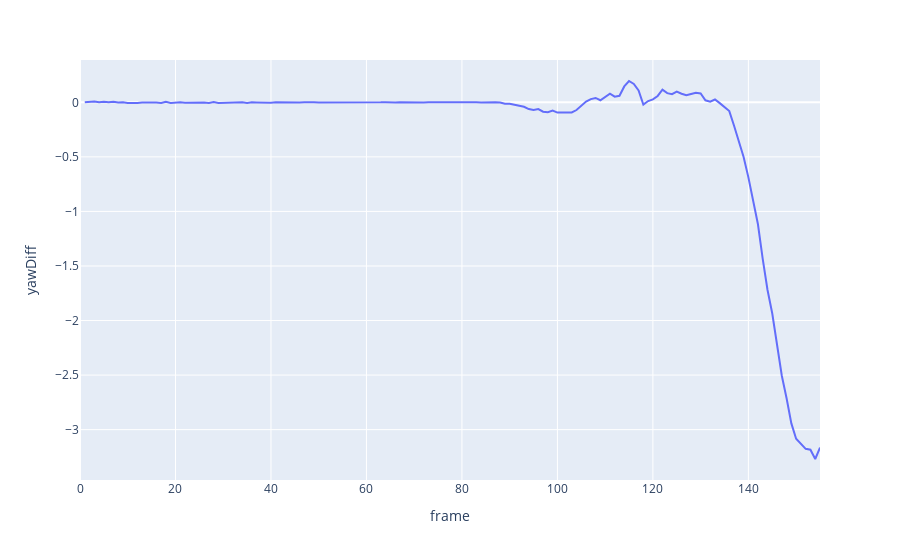

The code cell stored with this chart in its notebook:
### Code cell
px.line(dfEgo, x = "frame", y= "yawDiff")

### Figure 1 — Plotly figure (JSON) as saved in the notebook; plotly's stock layout.template omitted (floating-point values rounded to 4 significant figures; data arrays with more than 128 entries replaced by an {"elided": "..."} marker saying what was removed)
{"data": [{"hovertemplate": "frame=%{x}<br>yawDiff=%{y}<extra></extra>", "legendgroup": "", "line": {"color": "#636efa", "dash": "solid"}, "marker": {"symbol": "circle"}, "mode": "lines", "name": "", "orientation": "v", "showlegend": false, "type": "scatter", "x": {"elided": "156 int values"}, "xaxis": "x", "y": {"elided": "156 float values"}, "yaxis": "y"}], "layout": {"legend": {"tracegroupgap": 0}, "margin": {"t": 60}, "xaxis": {"anchor": "y", "domain": [0, 1], "title": {"text": "frame"}}, "yaxis": {"anchor": "x", "domain": [0, 1], "title": {"text": "yawDiff"}}}}
